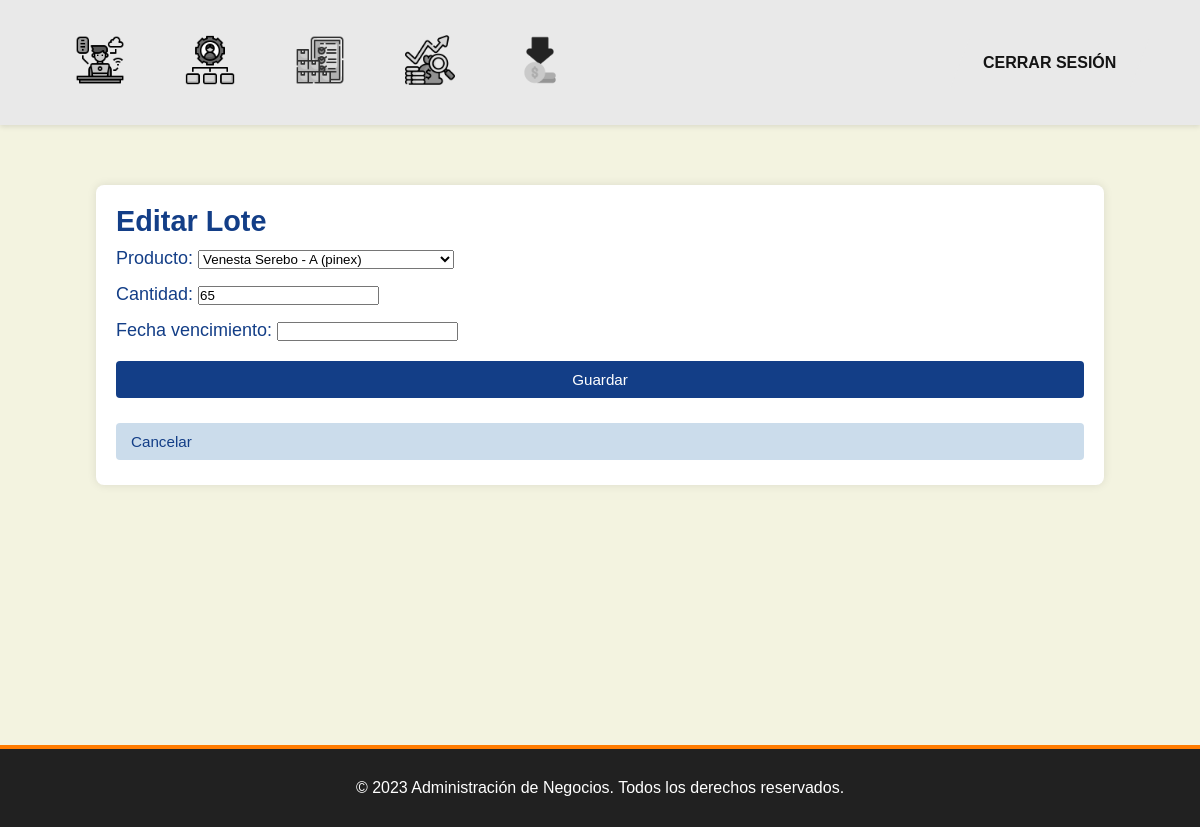
The page /inventario/lotes/editar/1/ (signed in) on the database as committed earlier.
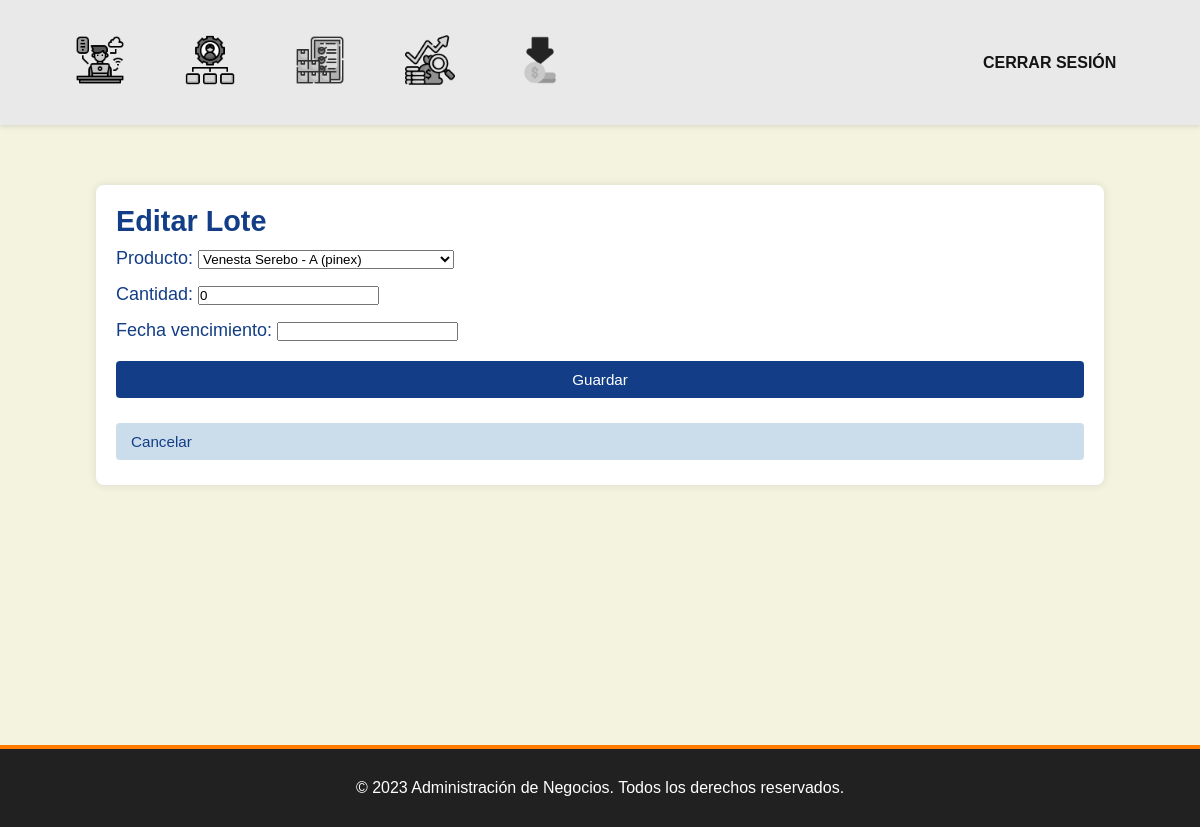
The same page on the database as committed later.
### inventario/models.py (models this page shows, shortened)
class Lote(models.Model):
    producto = models.ForeignKey(Producto, on_delete=models.CASCADE)
    cantidad = models.PositiveIntegerField(default=0)
    fecha_vencimiento = models.DateField(null=True, blank=True)
    fecha_actualizacion = models.DateTimeField(auto_now=True)

### inventario/views.py (the view)
# urls.py: path('lotes/editar/<int:lote_id>/', editar_lote, name='editar_lote'),
@login_required
def editar_lote(request, lote_id):
    if request.user.rol != 'admin':
        return redirect('lista_productos')
    lote = get_object_or_404(Lote, id=lote_id)
    if lote.producto.negocio != request.user.negocio:
        return redirect('lista_productos')
    if request.method == 'POST':
        form = LoteForm(request.POST, instance=lote)
        if form.is_valid():
            form.save()
            messages.success(request, "Lote actualizado correctamente.")
            return redirect('lista_lotes', producto_id=lote.producto.id)
    else:
        form = LoteForm(instance=lote)
    return render(request, 'inventario/form_lote.html', {
        'form': form,
        'producto': lote.producto
    })

### inventario/forms.py
class LoteForm(forms.ModelForm):
    class Meta:
        model = Lote
        fields = ['producto', 'cantidad', 'fecha_vencimiento']

### inventario/models.py (called while the page is built)
    def __str__(self):
        return f"{self.nombre} ({self.negocio})"

### inventario/templates/inventario/form_lote.html (shortened to what this page needs)
{% extends 'base.html' %}
{% load static %}
{% block content %}
<div class="admin-dashboard">
  <h1 class="admin-title">
    {% if form.instance.id %}Editar{% else %}Crear{% endif %} Lote
  </h1>
  <form method="post" class="admin-form">
    {{ form.as_p }}
    <button type="submit" class="admin-button">
      Guardar
    </button>
    <a href="{% url 'lista_lotes' producto.id %}" class="admin-button admin-button-cancel">
      Cancelar
    </a>
  </form>
</div>
{% endblock %}

Rows that differ between the two databases and show on the page:
changed Lote "Venesta Serebo - A (pinex)": cantidad "65" → "0"
